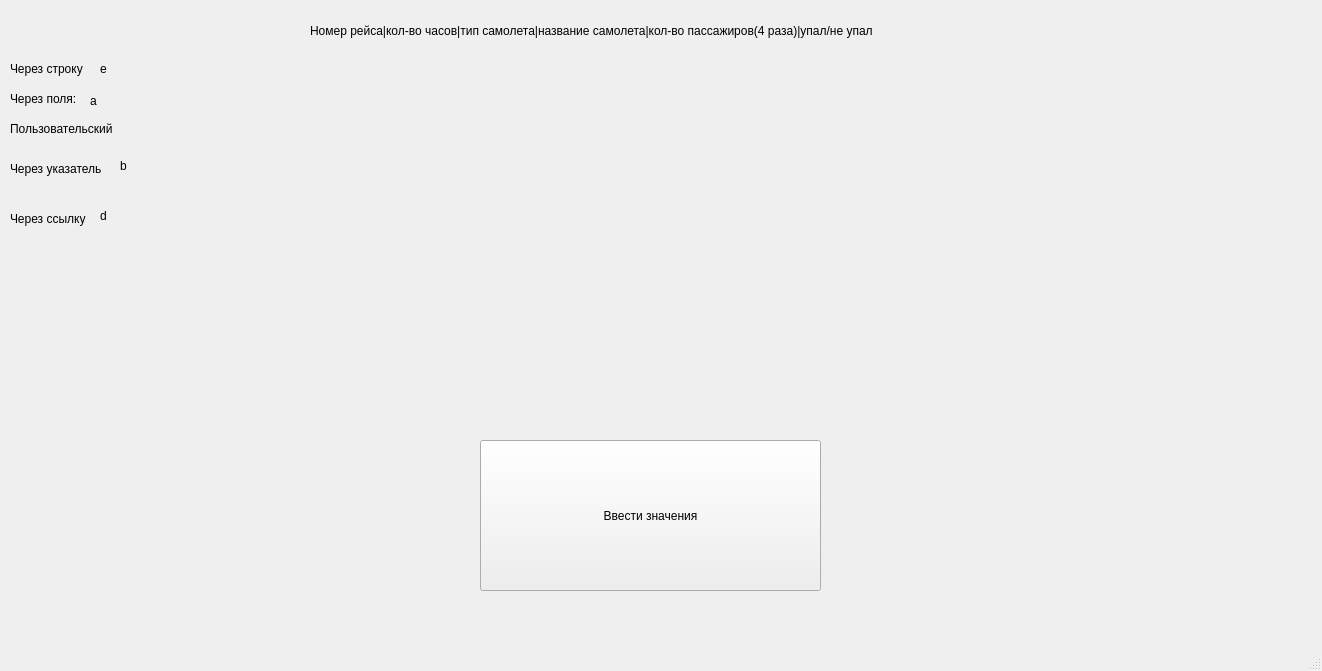
<?xml version="1.0" encoding="UTF-8"?>
<ui version="4.0">
 <class>MainWindow</class>
 <widget class="QMainWindow" name="MainWindow">
  <property name="geometry">
   <rect>
    <x>0</x>
    <y>0</y>
    <width>1322</width>
    <height>671</height>
   </rect>
  </property>
  <property name="windowTitle">
   <string>MainWindow</string>
  </property>
  <widget class="QWidget" name="centralwidget">
   <widget class="QLabel" name="label_2">
    <property name="geometry">
     <rect>
      <x>10</x>
      <y>90</y>
      <width>141</width>
      <height>17</height>
     </rect>
    </property>
    <property name="text">
     <string>Через поля:</string>
    </property>
   </widget>
   <widget class="QPushButton" name="pushButton">
    <property name="geometry">
     <rect>
      <x>480</x>
      <y>440</y>
      <width>341</width>
      <height>151</height>
     </rect>
    </property>
    <property name="text">
     <string>Ввести значения</string>
    </property>
   </widget>
   <widget class="QLabel" name="label_8">
    <property name="geometry">
     <rect>
      <x>90</x>
      <y>90</y>
      <width>421</width>
      <height>21</height>
     </rect>
    </property>
    <property name="text">
     <string>a</string>
    </property>
   </widget>
   <widget class="QLabel" name="label_9">
    <property name="geometry">
     <rect>
      <x>10</x>
      <y>120</y>
      <width>141</width>
      <height>17</height>
     </rect>
    </property>
    <property name="text">
     <string>Пользовательский</string>
    </property>
   </widget>
   <widget class="QLabel" name="label_16">
    <property name="geometry">
     <rect>
      <x>130</x>
      <y>110</y>
      <width>441</width>
      <height>31</height>
     </rect>
    </property>
    <property name="text">
     <string/>
    </property>
   </widget>
   <widget class="QLabel" name="label_19">
    <property name="geometry">
     <rect>
      <x>10</x>
      <y>160</y>
      <width>141</width>
      <height>17</height>
     </rect>
    </property>
    <property name="text">
     <string>Через указатель</string>
    </property>
   </widget>
   <widget class="QLabel" name="label_24">
    <property name="geometry">
     <rect>
      <x>120</x>
      <y>150</y>
      <width>431</width>
      <height>31</height>
     </rect>
    </property>
    <property name="text">
     <string>b</string>
    </property>
   </widget>
   <widget class="QLabel" name="label_27">
    <property name="geometry">
     <rect>
      <x>10</x>
      <y>210</y>
      <width>161</width>
      <height>17</height>
     </rect>
    </property>
    <property name="text">
     <string>Через ссылку</string>
    </property>
   </widget>
   <widget class="QLabel" name="label_29">
    <property name="geometry">
     <rect>
      <x>100</x>
      <y>200</y>
      <width>431</width>
      <height>31</height>
     </rect>
    </property>
    <property name="text">
     <string>d</string>
    </property>
   </widget>
   <widget class="QLabel" name="label">
    <property name="geometry">
     <rect>
      <x>10</x>
      <y>60</y>
      <width>91</width>
      <height>18</height>
     </rect>
    </property>
    <property name="text">
     <string>Через строку</string>
    </property>
   </widget>
   <widget class="QLabel" name="label_3">
    <property name="geometry">
     <rect>
      <x>100</x>
      <y>60</y>
      <width>491</width>
      <height>18</height>
     </rect>
    </property>
    <property name="text">
     <string>e</string>
    </property>
   </widget>
   <widget class="QLabel" name="label_4">
    <property name="geometry">
     <rect>
      <x>310</x>
      <y>20</y>
      <width>661</width>
      <height>21</height>
     </rect>
    </property>
    <property name="text">
     <string>Номер рейса|кол-во часов|тип самолета|название самолета|кол-во пассажиров(4 раза)|упал/не упал</string>
    </property>
   </widget>
  </widget>
  <widget class="QMenuBar" name="menubar">
   <property name="geometry">
    <rect>
     <x>0</x>
     <y>0</y>
     <width>1322</width>
     <height>30</height>
    </rect>
   </property>
  </widget>
  <widget class="QStatusBar" name="statusbar"/>
 </widget>
 <resources/>
 <connections/>
</ui>
